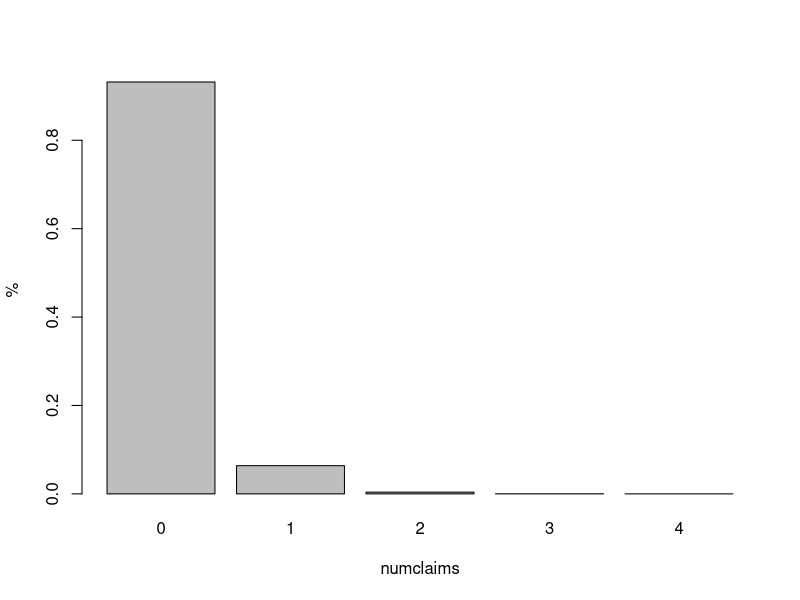
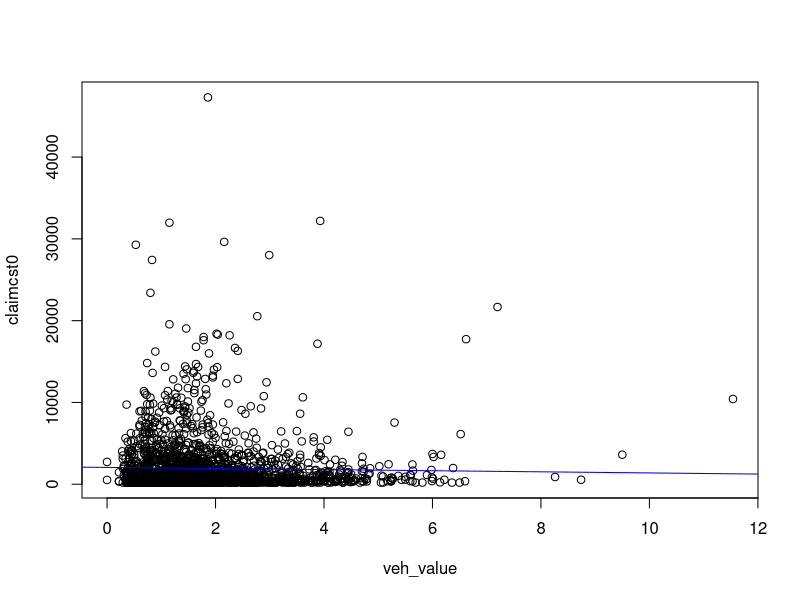
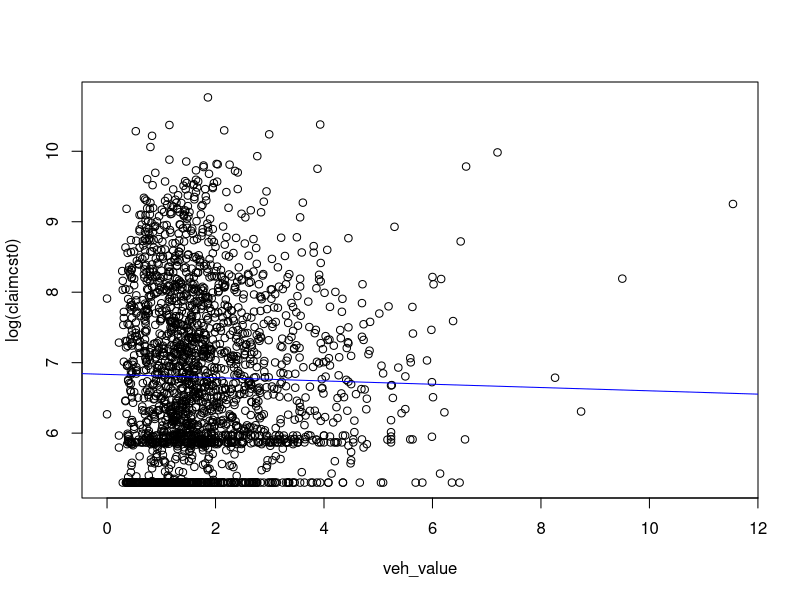

Source code (R) for these figures, in order:
## ---- chunk 1
knitr::opts_chunk$set(echo = FALSE,comment=NA)
dataCar=read.csv("data/dataCar.csv",sep=",",header=TRUE,dec=".")
## ---- chunk 2
head(dataCar) |> knitr::kable()
## ---- chunk 3
str(dataCar)
## ---- chunk 4
dataCar <-transform(subset(dataCar,select=-c(X)),clm=as.factor(clm),numclaims=as.factor(numclaims),veh_body=as.factor(veh_body),veh_age=as.factor(veh_age),gender=as.factor(gender),area=as.factor(area),agecat=as.factor(agecat)) 
summary(dataCar,digits=1)
## ---- chunk 5
data <- data.frame(name=seq(0,4),value=0.0)
n <- nrow(dataCar)
for(i in 0:4) {
  data[i+1,2]=nrow(subset(dataCar,numclaims==i))/n
}
barplot(height=data$value,names=data$name,xlab="numclaims",ylab="%")
## ---- chunk 6
dataCar0 = subset(dataCar,claimcst0>0&(agecat==3 | agecat==4))[c('claimcst0','veh_value')]
summary(dataCar0,digits=3)
## ---- chunk 7
res <- lm(claimcst0 ~ veh_value,data=dataCar0)
summary(res)$coef
## ---- chunk 8
res_log <- lm(log(claimcst0) ~ veh_value,data=dataCar0)
summary(res_log)$coefficients
## ---- chunk 9
m_lin <- cbind(round(summary(res)$coef,3),round(confint(res),3))
m_log <- cbind(round(summary(res_log)$coef,3),round(confint(res_log),3))
m_combined<- rbind(m_lin,m_log) 
m_combined |> 
  kableExtra::kbl(booktabs = T) |> 
  kableExtra::kable_styling(latex_options = c("hold_position")) |>
  kableExtra::kable_classic() |>
  kableExtra::add_header_above(c(" "=5,"confint"=2)) |>
  kableExtra::pack_rows("claimcst0 ~ veh_value",1,2) |>
  kableExtra::pack_rows("log(claimcst0) ~ veh_value",3,4)
## ---- chunk 10
plot(claimcst0~veh_value,data=dataCar0)
abline(res,col="blue")
plot(log(claimcst0)~veh_value,data=dataCar0)
abline(res_log,col="blue")
